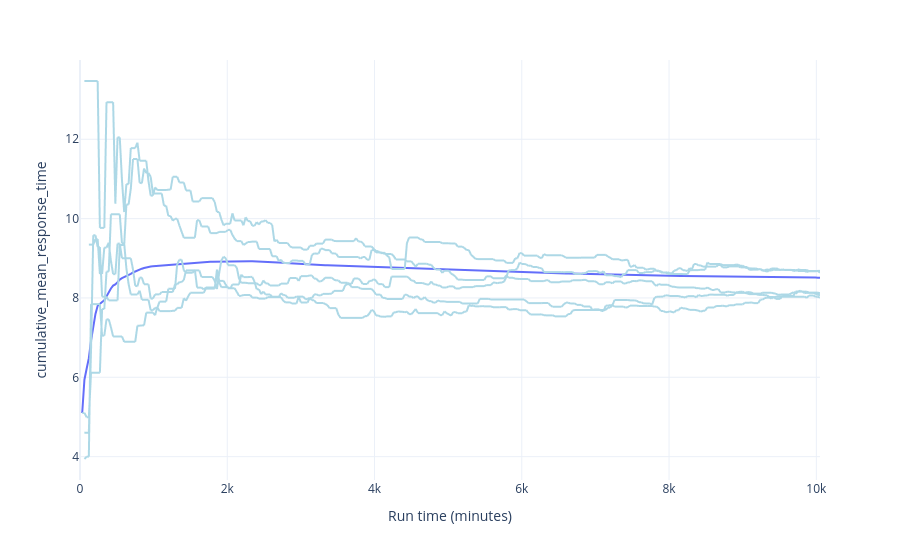

Notebook cell for this chart:
### Markdown cell above
### Example: C1 mean response time

### Code cell
plot_warm_up(audit=audit, metric="response_time", category="C1")

### Figure 1 — Plotly figure (JSON) as saved in the notebook; plotly's stock layout.template omitted (floating-point values rounded to 4 significant figures; data arrays with more than 128 entries replaced by an {"elided": "..."} marker saying what was removed)
{"data": [{"hovertemplate": "run=0<br>time=%{x}<br>response_time=%{y}<extra></extra>", "legendgroup": "", "line": {"color": "lightblue", "dash": "solid"}, "marker": {"symbol": "circle"}, "mode": "lines", "name": "", "showlegend": false, "type": "scattergl", "x": {"elided": "336 int values"}, "xaxis": "x", "y": {"elided": "336 float values"}, "yaxis": "y"}, {"hovertemplate": "run=1<br>time=%{x}<br>response_time=%{y}<extra></extra>", "legendgroup": "", "line": {"color": "lightblue", "dash": "solid"}, "marker": {"symbol": "circle"}, "mode": "lines", "name": "", "showlegend": false, "type": "scattergl", "x": {"elided": "336 int values"}, "xaxis": "x", "y": {"elided": "336 float values"}, "yaxis": "y"}, {"hovertemplate": "run=2<br>time=%{x}<br>response_time=%{y}<extra></extra>", "legendgroup": "", "line": {"color": "lightblue", "dash": "solid"}, "marker": {"symbol": "circle"}, "mode": "lines", "name": "", "showlegend": false, "type": "scattergl", "x": {"elided": "336 int values"}, "xaxis": "x", "y": {"elided": "336 float values"}, "yaxis": "y"}, {"hovertemplate": "run=3<br>time=%{x}<br>response_time=%{y}<extra></extra>", "legendgroup": "", "line": {"color": "lightblue", "dash": "solid"}, "marker": {"symbol": "circle"}, "mode": "lines", "name": "", "showlegend": false, "type": "scattergl", "x": {"elided": "336 int values"}, "xaxis": "x", "y": {"elided": "336 float values"}, "yaxis": "y"}, {"hovertemplate": "run=4<br>time=%{x}<br>response_time=%{y}<extra></extra>", "legendgroup": "", "line": {"color": "lightblue", "dash": "solid"}, "marker": {"symbol": "circle"}, "mode": "lines", "name": "", "showlegend": false, "type": "scattergl", "x": {"elided": "336 int values"}, "xaxis": "x", "y": {"elided": "336 float values"}, "yaxis": "y"}, {"hovertemplate": "time=%{x}<br>overall_cumulative=%{y}<extra></extra>", "legendgroup": "", "line": {"color": "#636efa", "dash": "solid"}, "marker": {"symbol": "circle"}, "mode": "lines", "name": "", "orientation": "v", "showlegend": false, "type": "scatter", "x": {"elided": "336 int values"}, "xaxis": "x", "y": {"elided": "336 float values"}, "yaxis": "y"}], "layout": {"legend": {"tracegroupgap": 0}, "margin": {"t": 60}, "xaxis": {"anchor": "y", "domain": [0, 1], "title": {"text": "Run time (minutes)"}}, "yaxis": {"anchor": "x", "domain": [0, 1], "title": {"text": "cumulative_mean_response_time"}}}}
